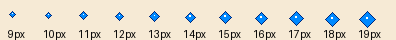
#> input picture docs/public-captures/player-sizes.png, 396 x 40 px, given in place of player-sizes.ppm, which was not available
$ python public_captures.py
#> lines starting #> are read from the running program, lines starting #| are printed output that depends on the picture; pictures that were not available may be replaced by others from this repository, and a replacement may not be noted
#!/usr/bin/env python3
"""Generate the original player-palette audit; README gameplay uses showcase.py."""
from pathlib import Path
from PIL import Image, ImageDraw
ROOT=Path(__file__).resolve().parents[1]
def main():
    target=ROOT/'docs/public-captures';target.mkdir(parents=True,exist_ok=True)
    with Image.open(ROOT/'build-host/public-captures/player-sizes.ppm') as im:
#> im is the input picture: PIL image 396x40 RGB; mean R, G, B 225.5, 219.7, 205.7
        sheet=im.crop((0,0,396,206));draw=ImageDraw.Draw(sheet)
#> after `sheet = im.crop((0, 0, 396, 206))`:
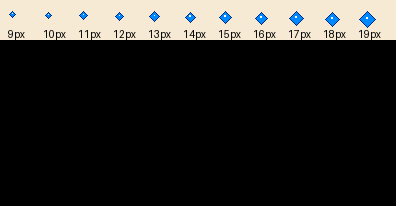
#> sheet: PIL image 396x206 RGB; mean R, G, B 43.8, 42.7, 39.9
        for group,name in enumerate(('BASIC','INTERMEDIATE','ADVANCED','MASTER')):
            draw.text((8,3+group*50),name,fill='black')
            for size in range(9,20):
                draw.text((8+(size-9)*35,40+group*50),str(size)+'px',fill='black')
        sheet.save(target/'player-sizes.png')
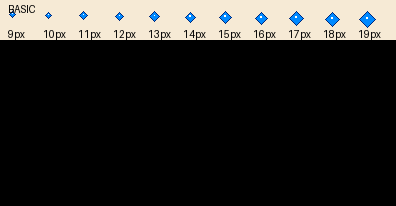
#> saved as player-sizes.png: PIL image 396x206 RGB; mean R, G, B 43.6, 42.5, 39.7
        sheet.resize((1188,618),Image.Resampling.NEAREST).save(target/'player-sizes-3x.png')
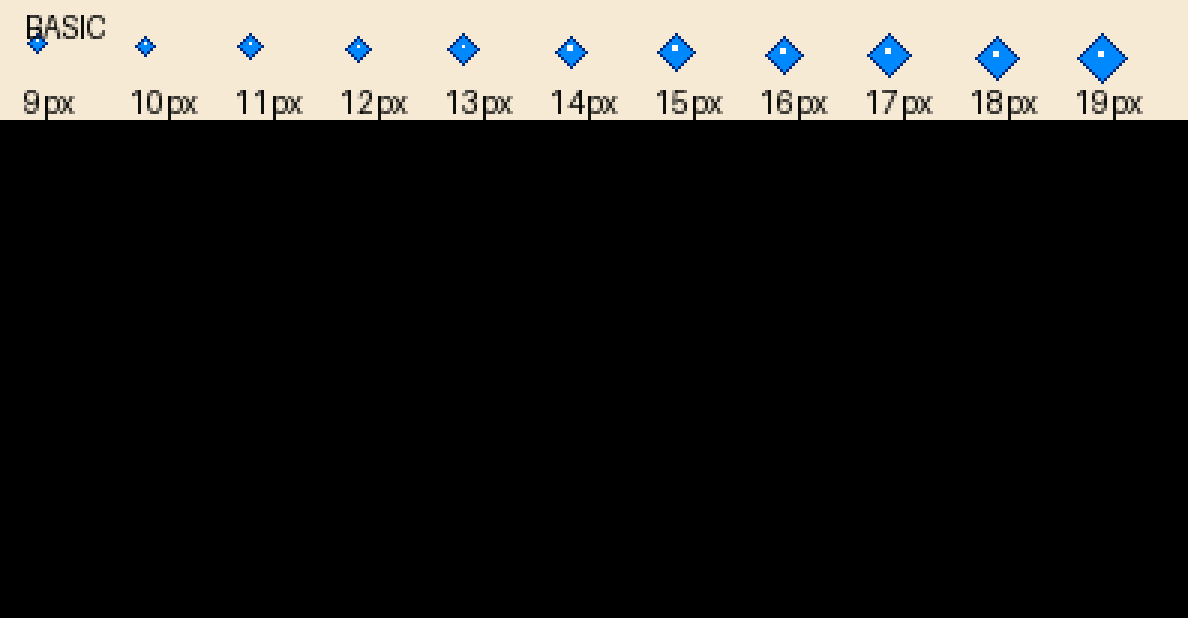
#> saved as player-sizes-3x.png: PIL image 1188x618 RGB; mean R, G, B 43.6, 42.5, 39.7
    print('Player palette: four groups at every tile size; fixture gameplay is not published.')
if __name__=='__main__':main()
